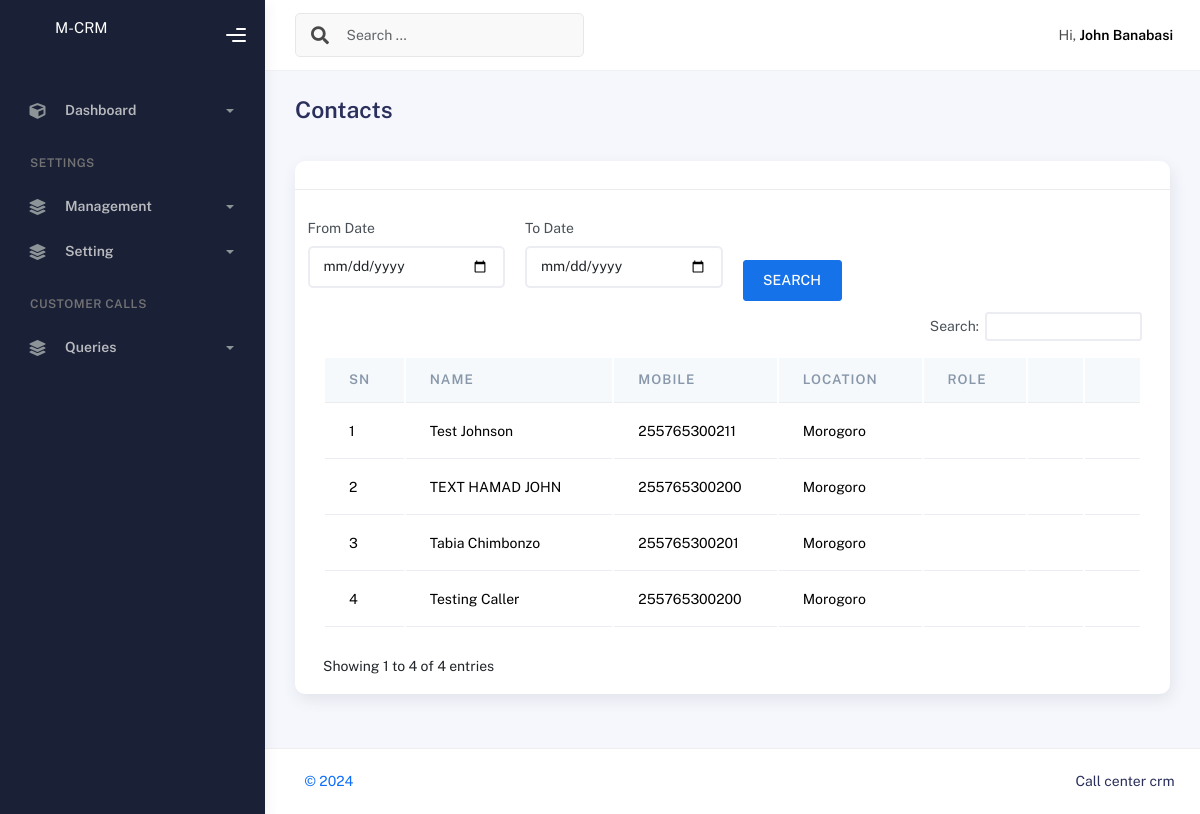
The page /call/contacts (signed in) on the database its author committed.
### auths/models.py (models this page shows, shortened)
class User(AbstractBaseUser, PermissionsMixin):
    id = models.UUIDField(primary_key=True, default=uuid.uuid4, editable=False)
    email = models.EmailField(max_length=255, null=True, blank=True)
    is_staff = models.BooleanField(default=False)
    is_active = models.BooleanField(default=True)
    is_superuser = models.BooleanField(default=False)
    date_joined = models.DateTimeField(auto_now=True)
    password = models.CharField(max_length=5000)
    username = models.CharField(max_length=255, unique=True)
    full_name = models.CharField(max_length=500, null=True, blank=True)
    phone_number = models.CharField(max_length=500, null=True)
    role = models.ForeignKey("Role", on_delete=models.SET_NULL, null=True, blank=True,related_name='userrole')
    USERNAME_FIELD = "username"
    REQUIRED_FIELDS = ["password"]
    objects = UserManager()
    class Meta:
        verbose_name = "User"
        verbose_name_plural = "Users"
        db_table = "user"

### servicedesk/models.py (models this page shows, shortened)
class Contact(BaseDB):
    name=models.CharField(max_length=400, verbose_name='Full Name')
    mobile=models.CharField(max_length=300,verbose_name='Main Mobile')
    mobile2 = models.CharField(max_length=300, verbose_name='Mobile 2',blank=True,null=True)
    mobile3 = models.CharField(max_length=300, verbose_name='Mobile 3',blank=True,null=True)
    institution = models.CharField(max_length=300, verbose_name='Institution', blank=True, null=True)
    location=models.ForeignKey('core.Location',on_delete=models.DO_NOTHING,related_name='locationdata',blank=True)

### core/models.py (models this page shows)
class BaseDB(models.Model):
    is_active = models.BooleanField(default=True)
    created_by = models.ForeignKey("auths.User", on_delete=models.CASCADE, null=True, blank=True)
    created_on = models.DateTimeField(auto_now_add=True, null=True, blank=True)
    updated_on = models.DateTimeField(auto_now=True, null=True, blank=True)
    class Meta:
        abstract = True

class Location(BaseDB):
    name = models.CharField(max_length=300)
    def __str__(self):
        return self.name

### servicedesk/views.py (the view, shortened to what this page needs)
# urls.py: path("contacts", ContactLists.as_view(), name="contacts"),
class ContactLists(LoginRequiredMixin,ListView):
    redirect_field_name = 'next'
    login_url = reverse_lazy('login_user')
    model = Contact
    template_name = 'servicedesk/data/contact_lists.html'
    context_object_name = 'lists'
    header = 'Contacts '
    form_class=SeachData
    success_url = reverse_lazy('contact_lists')
    def get_context_data(self, **kwargs):
        context = super().get_context_data()
        context['header'] = self.header
        context['form']=self.form_class
        if is_superagent(self.request.user) or  is_admin(self.request.user):
            context['lists']=Contact.objects.all().order_by('-id')[:110]
        elif is_agent(self.request.user):
            context['lists']=Contact.objects.filter(created_by=self.request.user).order_by('-id')[:110]
        else:
            context['lists']=[]#Contact.objects.filter(created_by=self.request.user).order_by('-id')[:110]
        return context

### auths/common_roles.py (called while the page is built)
def is_superagent(user):
    if user.role:
        if user.role.perm:
            if user.role.perm.filter(perm_name__iexact='is_superagent').exists():
                return True
    return False

def is_agent(user):
    if user.role:
        if user.role.perm:
            if user.role.perm.filter(perm_name__iexact='is_agent').exists():
                return True
    return False

def is_admin(user):
    if user.role:
        if user.role.perm:
            if user.role.perm.filter(perm_name__iexact='is_admin').exists():
                return True
    return False

### servicedesk/templates/servicedesk/data/contact_lists.html (shortened to what this page needs)
{% extends "base/base.html" %}
{% load static %}
{% load humanize %}
{% load crispy_forms_tags %}
{% block content %}
    <div class="container">
				<div class="page-inner">
					<div class="page-header">
						<h3 class="fw-bold mb-3">{{header}}</h3>
					</div>
					<div class="row">
						<div class="col-md-12">
							<div class="card">
								<div class="card-header">
								</div>
								<div class="card-body">
                                      <div class="col-md-12">
                                        <form action="" method="post" enctype="multipart/form-data">
                                        <div class="row">
                                            <div class="form-group col-3">
                                              {{form.fromdate|as_crispy_field}}
                                             </div>
                                          <div class="form-group col-3">
                                               {{form.todate|as_crispy_field}}
                                          </div>
                                             <div class="form-group col-3">
                                                 <br/>
                                                 <br/>
                                                <button type="submit" class="btn btn-primary float-right" >SEARCH</button>
                                             </div>
                                        </div>
                                      </form>
                                    </div>
                                    <div class="col-md-12">
									   <div class="table-responsive">
                                        <table class="table mb-0 tbl">
                                            <thead class="thead-light">
                                               <tr>
                                                  <th scope="col">SN</th>
                                                  <th scope="col">Name</th>
                                                   <th scope="col">Mobile</th>
                                                   <th scope="col">Location</th>
                                                    <th scope="col">Role</th>
                                                    <th scope="col"></th>
                                                   <th scope="col"></th>
                                               </tr>
                                            </thead>
                                            <tbody>
                                            {% for li in lists %}
                                           <tr>
                                                <td>{{forloop.counter}}</td>
                                                <td>{{li.name}}</td>
                                                <td>{{li.mobile}}</td>
                                              <td>{{li.location}} </td>
                                               <td> </td>
                                              <td>
                                              </td>
                                               <td>
                                             </td>
                                           </tr>
                                           {% endfor %}
                                        </tbody>
                                     </table>
                                    </div>
                                     </div>
								</div>
							</div>
						</div>
					</div>
				</div>
			</div>
{% endblock %}

### templates/base/base.html (shortened to what this page needs)
<!DOCTYPE html>
<html lang="en">
{% load static %}
<head>
	<link rel="stylesheet" href="{% static 'assets/css/bootstrap.min.css' %}">
	<link rel="stylesheet" href="{% static 'assets/css/plugins.min.css' %}">
	<link rel="stylesheet" href="{% static 'assets/css/kaiadmin.min.css' %}">
	<link rel="stylesheet" href="{% static 'assets/css/demo.css' %}">
</head>
<body>
	<div class="wrapper">
		<div class="sidebar" data-background-color="dark">
			<div class="sidebar-logo">
				<div class="logo-header" data-background-color="dark">
					<a href="" class="logo">
						<p style="color:white;padding-left:30px;">M-CRM</p>
					</a>
					<div class="nav-toggle">
						<button class="btn btn-toggle toggle-sidebar">
							<i class="gg-menu-right"></i>
						</button>
					</div>
				</div>
			</div>
			{% include 'base/sidenav.html' %}
		</div>
		<div class="main-panel">
			<div class="main-header">
				<nav class="navbar navbar-header navbar-header-transparent navbar-expand-lg border-bottom">
					<div class="container-fluid">
						<nav class="navbar navbar-header-left navbar-expand-lg navbar-form nav-search p-0 d-none d-lg-flex">
							<div class="input-group">
								<div class="input-group-prepend">
									<button type="submit" class="btn btn-search pe-1">
										<i class="fa fa-search search-icon"></i>
									</button>
								</div>
								<input type="text" placeholder="Search ..." class="form-control">
							</div>
						</nav>
						<ul class="navbar-nav topbar-nav ms-md-auto align-items-center">
							<li class="nav-item topbar-user dropdown hidden-caret">
								<a class="dropdown-toggle profile-pic" data-bs-toggle="dropdown" href="#" aria-expanded="false">
									<div class="avatar-sm">
									</div>
									<span class="profile-username">
										<span class="op-7">Hi,</span> <span class="fw-bold">{{request.user.full_name}}</span>
									</span>
								</a>
							</li>
						</ul>
					</div>
				</nav>
			</div>
			{% block content %}
			{% endblock %}
			<footer class="footer">
				<div class="container-fluid">
					<nav class="pull-left">
						<ul class="nav">
							<li class="nav-item">
								<a class="nav-link" href="">
									 &copy;
											<span id="copyright">
											</span>
								</a>
							</li>
						</ul>
					</nav>
					<div class="copyright ms-auto">
						Call center crm
					</div>
				</div>
			</footer>
		</div>
	</div>
</body>
</html>

### rows shown on the page
User: user.full_name "John Banabasi"
Contact: name "Test Johnson", mobile "255765300211", location "Morogoro"
Contact: name "TEXT HAMAD JOHN", mobile "255765300200", location "Morogoro"
Contact: name "Tabia Chimbonzo", mobile "255765300201", location "Morogoro"
Contact: name "Testing Caller", mobile "255765300200", location "Morogoro"

### other values the page prints
{{ header }} "Contacts"
